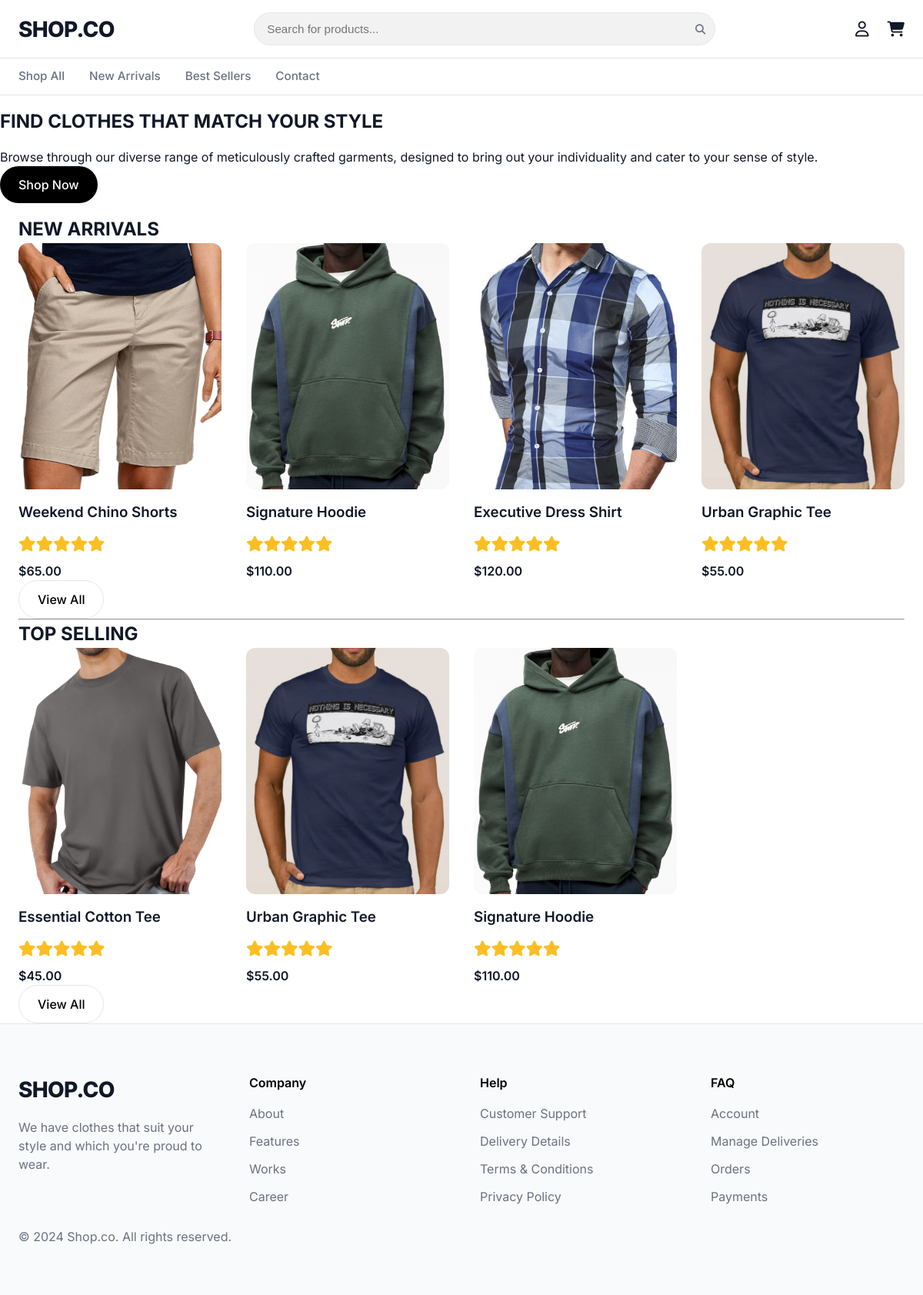
Screenshot of / (signed in) with the database file from the repository.
### app.py (models this page shows, shortened)
class Product(db.Model):
    id = db.Column(db.Integer, primary_key=True)
    title = db.Column(db.String(100), nullable=False)
    cost = db.Column(db.Float, nullable=False)
    image = db.Column(db.String(100), nullable=False)
    category = db.Column(db.String(50), nullable=False)
    description = db.Column(db.Text, nullable=True)
    is_popular = db.Column(db.Boolean, default=False)
    reviews = db.relationship('Review', backref='product', lazy=True)

### app.py (the view)
@app.route('/')
def home():
    if 'user_id' not in session: return redirect(url_for('login'))
    trending = Product.query.filter_by(is_popular=True).limit(4).all()
    new_arrivals = Product.query.order_by(Product.id.desc()).limit(4).all()
    return render_template('index.html', trending=trending, new_arrivals=new_arrivals)

### app.py (called while the page is built)
@app.context_processor
def inject_context():
    cart = session.get('cart', [])
    cart_length = sum(item.get('quantity', 0) for item in cart)
    return dict(cart_length=cart_length)

### templates/index.html (shortened to what this page needs)
{% extends "base.html" %}
{% block content %}
<section class="bg-black text-white text-center py-20">
    <h1 class="text-5xl font-extrabold mb-4">FIND CLOTHES THAT MATCH YOUR STYLE</h1>
    <p class="text-xl mb-8 text-gray-300">Browse through our diverse range of meticulously crafted garments, designed to bring out your individuality and cater to your sense of style.</p>
    <a href="{{ url_for('all_products') }}" class="btn bg-white text-black px-8 py-4 rounded-full font-bold">Shop Now</a>
</section>
<div class="container mt-4">
    <h2 class="text-4xl font-extrabold text-center mb-8">NEW ARRIVALS</h2>
    <div class="product-grid mb-5">
        {% for product in new_arrivals %}
        <a href="{{ url_for('product_details', product_id=product.id) }}" class="card">
            <div class="card-img-wrapper">
                <img src="{{ url_for('static', filename='images/' ~ product.image) }}" alt="{{ product.title }}" class="card-img">
            </div>
            <h3 class="card-title">{{ product.title }}</h3>
            <div class="rating-stars text-sm mb-1">
                {% for i in range(5) %}<i class="fas fa-star text-yellow-400"></i>{% endfor %}
            </div>
            <p class="card-price">${{ "%.2f"|format(product.cost) }}</p>
        </a>
        {% endfor %}
    </div>
    <div class="text-center mb-5">
        <a href="{{ url_for('newarrivals') }}" class="btn btn-outline px-8 py-3">View All</a>
    </div>
    <hr class="border-gray-200 my-5">
    <h2 class="text-4xl font-extrabold text-center mb-8">TOP SELLING</h2>
    <div class="product-grid mb-5">
        {% for product in trending %}
        <a href="{{ url_for('product_details', product_id=product.id) }}" class="card">
            <div class="card-img-wrapper">
                <img src="{{ url_for('static', filename='images/' ~ product.image) }}" alt="{{ product.title }}" class="card-img">
            </div>
            <h3 class="card-title">{{ product.title }}</h3>
             <div class="rating-stars text-sm mb-1">
                {% for i in range(5) %}<i class="fas fa-star text-yellow-400"></i>{% endfor %}
            </div>
            <p class="card-price">${{ "%.2f"|format(product.cost) }}</p>
        </a>
        {% endfor %}
    </div>
    <div class="text-center mb-5">
        <a href="{{ url_for('popular') }}" class="btn btn-outline px-8 py-3">View All</a>
    </div>
</div>
{% endblock %}

### static/css/style.css (style rules this page uses)
:root { --primary: #000000; --secondary: #f2f2f2; --accent: #2563eb; --text-primary: #111827; --text-secondary: #6b7280; --border-color: #e5e7eb; --bg-body: #ffffff; --font-main: 'Inter', sans-serif; }
* { margin: 0; padding: 0; box-sizing: border-box; }
body { font-family: var(--font-main); background-color: var(--bg-body); color: var(--text-primary); line-height: 1.5; min-height: 100vh; display: flex; flex-direction: column; }
a { text-decoration: none; color: inherit; transition: 0.2s; }
img { max-width: 100%; display: block; }
.container { max-width: 1280px; margin: 0 auto; padding: 0 1.5rem; width: 100%; }
.mb-4 { margin-bottom: 1rem; }
.mt-4 { margin-top: 1rem; }
.text-sm { font-size: 0.875rem; }
.font-bold { font-weight: 600; }
.btn { display: inline-block; padding: 0.75rem 1.5rem; background: var(--primary); color: white; border-radius: 99px; font-weight: 500; border: none; cursor: pointer; text-align: center; transition: background-color 0.2s; }
.btn-outline { background: transparent; border: 1px solid var(--border-color); color: var(--primary); }
.product-grid { display: grid; grid-template-columns: repeat(auto-fill, minmax(240px, 1fr)); gap: 2rem; }
.card { display: flex; flex-direction: column; }
.card-img-wrapper { background: var(--secondary); border-radius: 12px; overflow: hidden; margin-bottom: 1rem; }
.card-img { width: 100%; height: 320px; object-fit: cover; transition: transform 0.3s; }
.card-title { font-weight: 600; margin-bottom: 0.25rem; }
.card-price { font-weight: 600; }
.rating-stars { color: #fbbf24; font-size: 1.25rem; margin: 0.5rem 0; }

### rows the page displays
Product: image (picture), title "Weekend Chino Shorts", cost "65.00"
Product: image (picture), title "Signature Hoodie", cost "110.00"
Product: image (picture), title "Executive Dress Shirt", cost "120.00"
Product: image (picture), title "Urban Graphic Tee", cost "55.00"
Product: image (picture), title "Essential Cotton Tee", cost "45.00"
